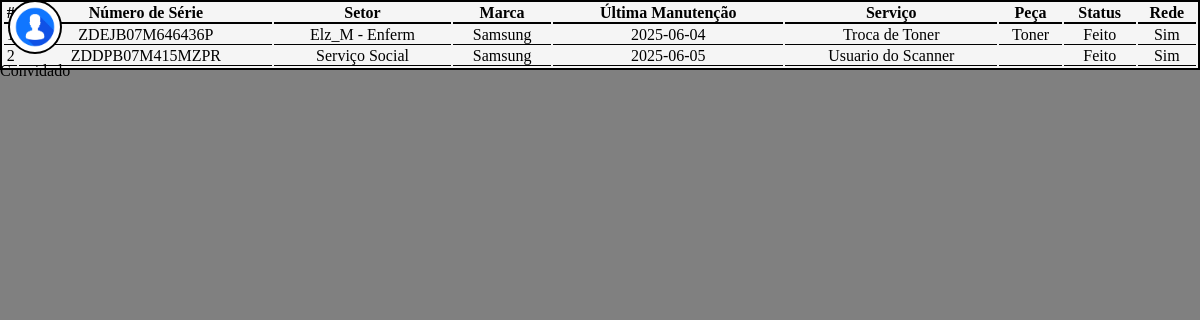
Screenshot of /src/tabs/impressoras.php with the database file from the repository.
### tables this page shows
CREATE TABLE impressoras (
    id_imp INT AUTO_INCREMENT PRIMARY KEY,
    numero_de_serie VARCHAR(50) NOT NULL UNIQUE,
    setor VARCHAR(50) NOT NULL,
    marca ENUM('Samsung', 'HP', 'Epson') NOT NULL,
    ultima_manutencao DATE NOT NULL DEFAULT '2025-06-23',
    problema TEXT NOT NULL DEFAULT 'Nenhuma',
    peca_utilizada VARCHAR(50) NOT NULL DEFAULT 'Nenhuma',
    status_de_conclusao ENUM('Pendente', 'Em andamento', 'Feito') NOT NULL DEFAULT 'Pendente',
    rede ENUM('Sim', 'Não') NOT NULL
);

### src/classeimpressora.php (called while the page is built, shortened)
<?php
class Impressoras
{
    public function listarImpressoras() {
        require("conexaobd.php");
        $comando = "SELECT * FROM impressoras ORDER BY ultima_manutencao;";
        $stmt = $pdo->prepare($comando);
        $stmt->execute();
        return $stmt;
    }
}
?>

### src/tabs/impressoras.php (the view, shortened to what this page needs)
<!DOCTYPE html>
<html lang="pt-br">
<head>
    <link rel="stylesheet" href="../style.css">
    <link rel="stylesheet" href="https://cdnjs.cloudflare.com/ajax/libs/font-awesome/6.6.0/css/all.min.css"
 />
</head>
<body style="background-color: gray; display: flex;">
    <div class="profile">
        <div class="profile-img" onclick="toggleTray()"></div>
        <div class="profile-name">Convidado</div>
    </div>
    <div class="content">
        <table>
            <thead>
                <tr>
                    <th>#</th>
                    <th>Número de Série</th>
                    <th>Setor</th>
                    <th>Marca</th>
                    <th>Última Manutenção</th>
                    <th>Serviço</th>
                    <th>Peça</th>
                    <th>Status</th>
                    <th>Rede</th>
                </tr>
            </thead>
            <?php
            require("../classeimpressora.php");
            $impressora = new Impressoras();
            $listaDeimpressoras = $impressora->listarImpressoras();
            foreach ($listaDeimpressoras as $registro) {
                $id_imp = $registro['id_imp'];
                $numero_de_serie = $registro['numero_de_serie'];
                $setor = $registro['setor'];
                $marca = $registro['marca'];
                $ultima_manutencao = $registro['ultima_manutencao'];
                $problema = $registro['problema'];
                $peca_utilizada = $registro['peca_utilizada'];
                $status_de_conclusao = $registro['status_de_conclusao'];
                $rede = $registro['rede'];
                echo "<tr>";
                echo "<td>$id_imp</td>";
                echo "<td>$numero_de_serie</td>";
                echo "<td>$setor</td>";
                echo "<td>$marca</td>";
                echo "<td>$ultima_manutencao</td>";
                echo "<td>$problema</td>";
                echo "<td>$peca_utilizada</td>";
                echo "<td>$status_de_conclusao</td>";
                echo "<td>$rede</td>";
                echo "</tr>";
            }
            ?>
        </table>
    </div>
</body>
</html>

### src/style.css (style rules this page uses)
* { margin: 0; padding: 0; }
.profile { display: flex; flex-direction: column; justify-items: center; align-items: center; gap: 1vh; position: fixed; }
.profile-img { display: flex; justify-content: center; align-items: center; height: 50px; width: 50px; border: 2px solid black; border-radius: 50%; background-image: url("./imgs/demo.jpg"); background-position: center; background-repeat: no-repeat; background-size: cover; cursor: pointer; }
.content { width: 100%; display: flex; flex-direction: column; align-items: center; justify-content: start; }
.content table { border: 2px solid black; background-color: whitesmoke; width: 100%; }
.content table th { border-bottom: 2.5px solid black; }
.content table td { border-bottom: 1.5px solid black; text-align:center }

### rows the page displays
impressoras: numero_de_serie "ZDEJB07M646436P", setor "Elz_M - Enferm", marca "Samsung", ultima_manutencao "2025-06-04", problema "Troca de Toner", peca_utilizada "Toner", status_de_conclusao "Feito", rede "Sim"
impressoras: id_imp "2", numero_de_serie "ZDDPB07M415MZPR", setor "Serviço Social", marca "Samsung", ultima_manutencao "2025-06-05", problema "Usuario do Scanner", status_de_conclusao "Feito", rede "Sim"
